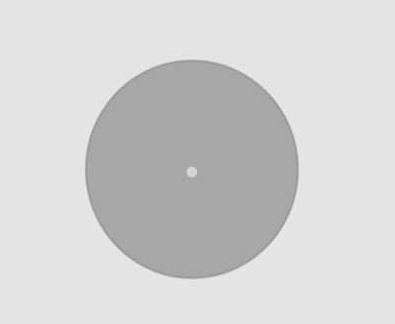
#> input picture limpo.png, 395 x 324 px
$ python microscope.py
#> lines starting #> are read from the running program, lines starting #| are printed output that depends on the picture; after the words box and inside, x2 and y2 are one past the last pixel; in counts of white or black regions, pixels touching at a corner belong together
"""
Detector de Sujeira, Riscos e Resíduos em Imagens
===================================================
Compara uma imagem "suja" com uma imagem de referência "limpa" e contorna
as regiões com defeitos encontrados (sujeira, riscos, resíduos).

Uso:
    python detectar_sujeira.py [limpa] [suja] [saida]

Exemplos:
    python detectar_sujeira.py                           # usa limpo.png / sujo.png
    python detectar_sujeira.py ref.png amostra.png out.png

Dependências:
    pip install opencv-python numpy
"""

import cv2
import numpy as np
import sys
import os


# ──────────────────────────────────────────────────────────────────────────────
# Função principal
# ──────────────────────────────────────────────────────────────────────────────
def detectar_defeitos(
    imagem_limpa_path: str,
    imagem_suja_path: str,
    output_path: str = "resultado_deteccao.png",
    # --- parâmetros de detecção ---
    adaptativo_block: int = 21,   # tamanho do bloco do threshold adaptativo (ímpar)
    adaptativo_c: int = 8,        # constante subtraída na binarização
    canny_low: int = 20,          # limiar inferior do detector de bordas Canny
    canny_high: int = 60,         # limiar superior do detector de bordas Canny
    area_minima: int = 20,        # área mínima (px²) para considerar um contorno
    dilatar: int = 2,             # iterações de dilatação (une regiões próximas)
    excluir_borda_disco: int = 12, # largura (px) da borda do disco a ignorar
):
    """
    Detecta sujeira, riscos e resíduos em uma imagem comparando com referência limpa.

    Retorna:
        defeitos  : lista de contornos OpenCV dos defeitos encontrados
        resultado : imagem BGR anotada com as regiões marcadas
        painel    : painel 2×2 com referência / analisada / máscara / resultado
    """
#> called with imagem_limpa_path = 'limpo.png', imagem_suja_path = 'sujo.png', output_path = 'resultado_deteccao.png', adaptativo_block = 21, adaptativo_c = 8, canny_low = 20, canny_high = 60, area_minima = 20

    # ── 1. Carregar imagens ────────────────────────────────────────────────────
    ref = cv2.imread(imagem_limpa_path)
#> ref is the input picture: shape (324, 395, 3); min 144, max 241, mean 210.6
    alvo = cv2.imread(imagem_suja_path)
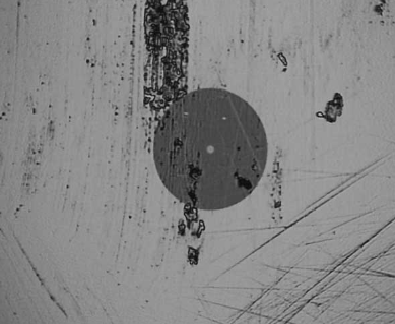
#> input picture sujo.png, 395 x 324 px
#> alvo is the input picture: shape (324, 395, 3); mean B, G, R 132.9, 132.9, 132.9

    if ref is None:
        raise FileNotFoundError(f"Imagem limpa não encontrada: {imagem_limpa_path}")
    if alvo is None:
        raise FileNotFoundError(f"Imagem suja não encontrada: {imagem_suja_path}")

    # ── 2. Garantir mesmo tamanho ──────────────────────────────────────────────
    h, w = alvo.shape[:2]
#> h = 324; w = 395
    if ref.shape[:2] != (h, w):
        ref = cv2.resize(ref, (w, h), interpolation=cv2.INTER_AREA)

    ref_gray = cv2.cvtColor(ref, cv2.COLOR_BGR2GRAY)
    alvo_gray = cv2.cvtColor(alvo, cv2.COLOR_BGR2GRAY)

    # ── 3. Detectar o disco/ROI circular na imagem de referência ──────────────
    blur_ref = cv2.GaussianBlur(ref_gray, (9, 9), 2)
    circles = cv2.HoughCircles(
        blur_ref, cv2.HOUGH_GRADIENT, dp=1, minDist=50,
        param1=50, param2=25, minRadius=30, maxRadius=min(h, w) // 2
    )
#> circles = [[191.5, 166.5, 106.6]]

    disco_encontrado = circles is not None
#> disco_encontrado = True
    if disco_encontrado:
        cx, cy, r = np.round(circles[0][0]).astype(int)
#> cx = 192; cy = 166; r = 107
        disco_mask = np.zeros((h, w), dtype=np.uint8)
        cv2.circle(disco_mask, (cx, cy), r, 255, -1)
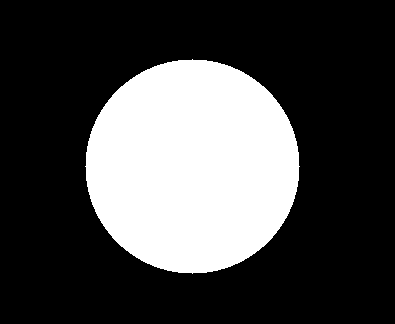
#> disco_mask: shape (324, 395); 28.1% white; 1 white region, box (x1, y1, x2, y2) and area: (85, 59, 300, 274) 35953
        # Anel de exclusão: borda do disco não é defeito
        borda_exclusao = np.zeros((h, w), dtype=np.uint8)
        cv2.circle(borda_exclusao, (cx, cy), r + excluir_borda_disco, 255, excluir_borda_disco * 2)
#> borda_exclusao: shape (324, 395); 14.6% white; 1 white region, box (x1, y1, x2, y2) and area: (61, 35, 324, 298) 18654
    else:
        print("[AVISO] Disco circular não detectado — analisando imagem inteira.")
        disco_mask = None
        borda_exclusao = np.zeros((h, w), dtype=np.uint8)

    # ── 4. Threshold adaptativo (detecta regiões escuras locais = sujeira) ────
    mascara_thresh = cv2.adaptiveThreshold(
        alvo_gray, 255,
        cv2.ADAPTIVE_THRESH_GAUSSIAN_C,
        cv2.THRESH_BINARY_INV,
        blockSize=adaptativo_block,
        C=adaptativo_c,
    )
#> mascara_thresh: shape (324, 395); 11.4% white in thin lines or dots

    # ── 5. Bordas Canny (detecta riscos = transições bruscas) ─────────────────
    blur_alvo = cv2.GaussianBlur(alvo_gray, (3, 3), 0)
    mascara_bordas = cv2.Canny(blur_alvo, canny_low, canny_high)
#> mascara_bordas: shape (324, 395); 12.2% white in thin lines or dots

    # ── 6. Remover a borda do próprio disco das máscaras ──────────────────────
    mascara_thresh = cv2.bitwise_and(mascara_thresh, cv2.bitwise_not(borda_exclusao))
#> mascara_thresh: shape (324, 395); 10.2% white in thin lines or dots
    mascara_bordas = cv2.bitwise_and(mascara_bordas, cv2.bitwise_not(borda_exclusao))
#> mascara_bordas: shape (324, 395); 10.8% white in thin lines or dots

    # ── 7. Combinar as duas máscaras ──────────────────────────────────────────
    mascara_total = cv2.bitwise_or(mascara_thresh, mascara_bordas)
#> mascara_total: shape (324, 395); 17.9% white; 618 white regions (495 under 20 px), largest, box (x1, y1, x2, y2) and area: (143, 60, 268, 239) 4757, (192, 217, 395, 324) 4429, (143, 0, 191, 44) 1278

    # ── 8. Morfologia: remover ruído e unir regiões próximas ──────────────────
    kernel = cv2.getStructuringElement(cv2.MORPH_ELLIPSE, (3, 3))
    mascara_total = cv2.morphologyEx(mascara_total, cv2.MORPH_OPEN, kernel, iterations=1)
#> mascara_total: shape (324, 395); 12.7% white; 466 white regions (334 under 20 px), largest, box (x1, y1, x2, y2) and area: (143, 61, 189, 203) 1627, (191, 84, 268, 210) 1140, (277, 217, 395, 324) 1135
    mascara_total = cv2.dilate(mascara_total, kernel, iterations=dilatar)
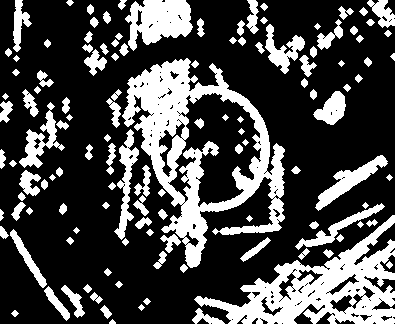
#> mascara_total: shape (324, 395); 28.4% white; 124 white regions

    # ── 9. Encontrar e filtrar contornos ──────────────────────────────────────
    contornos, _ = cv2.findContours(mascara_total, cv2.RETR_EXTERNAL, cv2.CHAIN_APPROX_SIMPLE)
#> contornos = 118 contours, 14 with area under 20; largest, box (x1, y1, x2, y2) and area: (122, 58, 285, 268) 17382, (194, 215, 395, 324) 8762, (125, 0, 193, 51) 2206, (315, 155, 388, 211) 1019, (19, 102, 65, 168) 858
    defeitos = [c for c in contornos if cv2.contourArea(c) >= area_minima]
#> defeitos = 104 contours; largest, box (x1, y1, x2, y2) and area: (122, 58, 285, 268) 17382, (194, 215, 395, 324) 8762, (125, 0, 193, 51) 2206, (315, 155, 388, 211) 1019, (19, 102, 65, 168) 858

    # ── 10. Desenhar resultado ────────────────────────────────────────────────
    resultado = alvo.copy()

    # Borda do disco (verde) — referência visual
    if disco_encontrado:
        cv2.circle(resultado, (cx, cy), r, (0, 220, 0), 2)
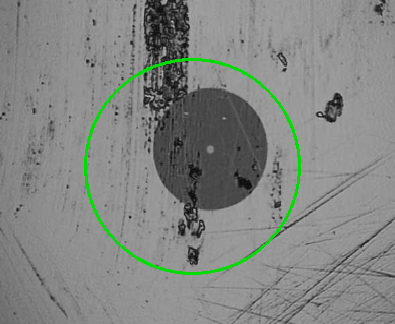
#> resultado: shape (324, 395, 3); 1.54% of pixels changed, all inside (x1, y1, x2, y2) = (84, 58, 301, 275)

    for i, c in enumerate(defeitos):
        x, y, ww, hh = cv2.boundingRect(c)
        # Contorno exato (amarelo-ciano)
        cv2.drawContours(resultado, [c], -1, (0, 255, 255), 1)
        # Bounding box (vermelho)
        cv2.rectangle(resultado, (x, y), (x + ww, y + hh), (0, 0, 255), 1)
        # Rótulo
        label = f"#{i + 1}"
        cv2.putText(resultado, label, (x, max(y - 3, 10)),
                    cv2.FONT_HERSHEY_SIMPLEX, 0.3, (50, 50, 255), 1, cv2.LINE_AA)
#> this loop made 104 passes
#> (x, y, ww, hh, label) on passes 1 to 12: (11, 310, 8, 7, '#1'), (192, 308, 33, 16, '#2'), (100, 305, 12, 14, '#3'), (143, 298, 8, 7, '#4'), (90, 292, 13, 12, '#5'), (44, 286, 26, 35, '#6'), (61, 285, 24, 33, '#7'), (83, 284, 9, 9, '#8'), (115, 281, 8, 7, '#9'), (104, 268, 8, 8, '#10'), (180, 264, 8, 9, '#11'), (386, 261, 7, 8, '#12')
#> (c, x, y, ww, hh, label) on pass 15: ([[306, 248], [298, 256], [301, 259], [309, 251]], 298, 248, 12, 12, '#15')
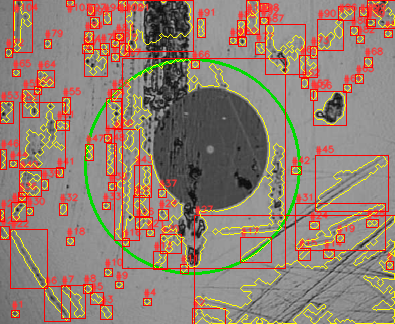
#> resultado: shape (324, 395, 3); 19.13% of pixels changed, all inside (x1, y1, x2, y2) = (0, 0, 395, 324)

    # ── 11. Painel diagnóstico 2×2 ────────────────────────────────────────────
    mask_bgr = cv2.cvtColor(mascara_total, cv2.COLOR_GRAY2BGR)
#> mask_bgr: shape (324, 395, 3); 28.4% white; 124 white regions
    ref_vis = ref.copy()
    if disco_encontrado:
        cv2.circle(ref_vis, (cx, cy), r, (0, 220, 0), 2)

    top = np.hstack([ref_vis, alvo.copy()])
    bot = np.hstack([mask_bgr, resultado])
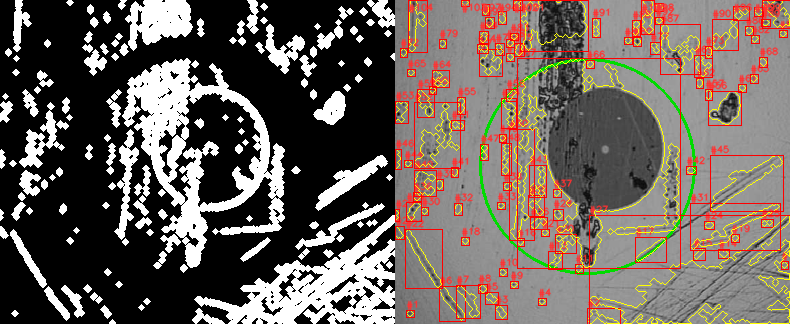
#> bot: shape (324, 790, 3); mean B, G, R 92.6, 99.7, 110

    labels_quad = [
        "REFERENCIA (limpa)",
        "IMAGEM ANALISADA",
        "MASCARA DE DEFEITOS",
        f"RESULTADO: {len(defeitos)} defeito(s)",
    ]
#> labels_quad = ['REFERENCIA (limpa)', 'IMAGEM ANALISADA', 'MASCARA DE DEFEITOS', 'RESULTADO: 104 defeito(s)']
    quads = [top[:h, :w], top[:h, w:], bot[:h, :w], bot[:h, w:]]
    for quad, lbl in zip(quads, labels_quad):
        cv2.putText(quad, lbl, (6, 20),
                    cv2.FONT_HERSHEY_SIMPLEX, 0.55, (0, 255, 0), 2, cv2.LINE_AA)
#> this loop made 4 passes

    painel = np.vstack([top, bot])
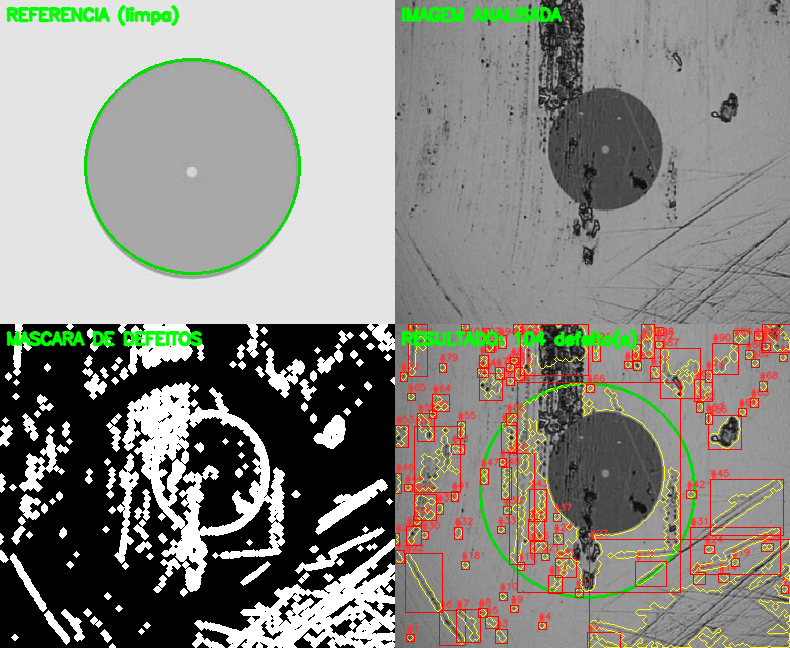
#> painel: shape (648, 790, 3); mean B, G, R 129.5, 137.4, 138.1
    cv2.imwrite(output_path, painel)

    # ── 12. Relatório no terminal ──────────────────────────────────────────────
    sep = "─" * 56
    print(f"\n{sep}")
    print(f"  DETECTOR DE SUJEIRA / RISCOS / RESÍDUOS")
    print(sep)
    print(f"  Referência  : {imagem_limpa_path}")
    print(f"  Analisada   : {imagem_suja_path}")
    print(f"  Resultado   : {output_path}")
    print(sep)
    if disco_encontrado:
        print(f"  ROI (disco) : centro=({cx},{cy})  raio={r}px")
#|   ROI (disco) : centro=(192,166)  raio=107px
    print(f"  Defeitos encontrados: {len(defeitos)}")
#|   Defeitos encontrados: 104
    print()
    for i, c in enumerate(defeitos):
        x, y, ww, hh = cv2.boundingRect(c)
        area = cv2.contourArea(c)
        print(f"    #{i+1:03d}  pos=({x:4d},{y:4d})  tam={ww:4d}×{hh:3d}px  área={area:6.0f}px²")
#> this loop made 104 passes
#> (x, y, ww, hh, area) on passes 1 to 12: (11, 310, 8, 7, 24), (192, 308, 33, 16, 182.5), (100, 305, 12, 14, 67), (143, 298, 8, 7, 24), (90, 292, 13, 12, 61), (44, 286, 26, 35, 246), (61, 285, 24, 33, 234.5), (83, 284, 9, 9, 35.5), (115, 281, 8, 7, 24), (104, 268, 8, 8, 27.5), (180, 264, 8, 9, 34.5), (386, 261, 7, 8, 24)
#> (c, x, y, ww, hh, area) on pass 15: ([[306, 248], [298, 256], [301, 259], [309, 251]], 298, 248, 12, 12, 48)
#|     #001  pos=(  11, 310)  tam=   8×  7px  área=    24px²
#|     #002  pos=( 192, 308)  tam=  33× 16px  área=   182px²
#|     #003  pos=( 100, 305)  tam=  12× 14px  área=    67px²
#|     #004  pos=( 143, 298)  tam=   8×  7px  área=    24px²
#|     #005  pos=(  90, 292)  tam=  13× 12px  área=    61px²
#|     #006  pos=(  44, 286)  tam=  26× 35px  área=   246px²
#|     #007  pos=(  61, 285)  tam=  24× 33px  área=   234px²
#|     #008  pos=(  83, 284)  tam=   9×  9px  área=    36px²
#> (further printed lines are left out)
    print(f"{sep}\n")

    return defeitos, resultado, painel


# ──────────────────────────────────────────────────────────────────────────────
# Execução via linha de comando
# ──────────────────────────────────────────────────────────────────────────────
if __name__ == "__main__":
    LIMPA  = sys.argv[1] if len(sys.argv) > 1 else "limpo.png"
    SUJA   = sys.argv[2] if len(sys.argv) > 2 else "sujo.png"
    SAIDA  = sys.argv[3] if len(sys.argv) > 3 else "resultado_deteccao.png"

    defeitos, resultado_img, painel_img = detectar_defeitos(
        imagem_limpa_path=LIMPA,
        imagem_suja_path=SUJA,
        output_path=SAIDA,
        # ─── Ajuste fino ───────────────────────────────────────────────────
        adaptativo_block=21,   # ↑ bloco maior → menos sensível a gradientes suaves
        adaptativo_c=8,        # ↑ C maior → menos sensível (ignora diferenças pequenas)
        canny_low=20,          # ↓ limiar menor → detecta mais riscos finos
        canny_high=60,
        area_minima=20,        # ↑ área maior → ignora pontos de ruído
        dilatar=2,             # ↑ mais iterações → une regiões fragmentadas
        excluir_borda_disco=12,
        # ───────────────────────────────────────────────────────────────────
    )

    # Exibição interativa (opcional — requer display)
    try:
        cv2.imshow("Deteccao de Defeitos — pressione qualquer tecla para fechar", painel_img)
        cv2.waitKey(0)
        cv2.destroyAllWindows()
    except Exception:
        pass  # ambiente sem display (servidor/CI) — apenas arquivo salvo
